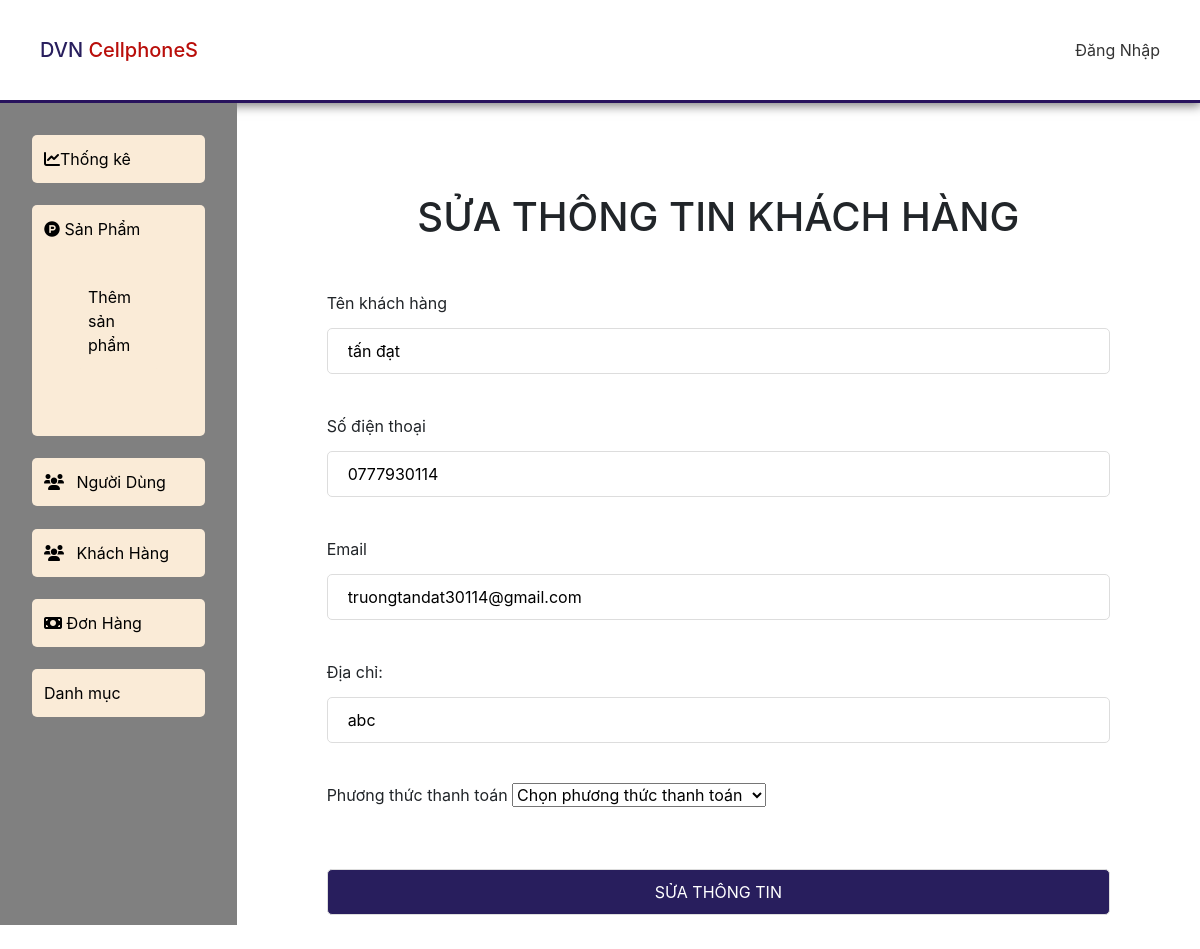
The app's page /DVNCellPhoneS/admin_edit_customer.php?pagelayout=edit&&id=1? with its own data.
### tables this page shows
CREATE TABLE `customer` (
  `customerID` int(11) NOT NULL,
  `customerName` varchar(255) NOT NULL,
  `customerPhone` varchar(255) NOT NULL,
  `customerAddress` varchar(255) NOT NULL,
  `customerEmail` varchar(255) NOT NULL,
  `accountID` int(11) NOT NULL,
  `customerThanhToan` int(11) NOT NULL
);

### DVNCellPhoneS/admin_edit_customer.php (the view, shortened to what this page needs)
<?php
    include('db/connect.php');
    include('include/useradmin.php');
?>
<?php
    if(isset($_GET['id'])){
        $id = $_GET['id'];
    }
    $query = "SELECT * FROM customer WHERE customerID = '$id'";
    $result = mysqli_query($con,$query);
    $rows = mysqli_fetch_assoc($result);
?>
<!DOCTYPE html>
<html lang="en">
<head>
    <link rel="stylesheet" href="https://cdnjs.cloudflare.com/ajax/libs/font-awesome/6.0.0-beta2/css/all.min.css"
 />
    <link rel="stylesheet" href="css/ad.css">
    <link rel="stylesheet" href="https://maxcdn.bootstrapcdn.com/bootstrap/4.4.1/css/bootstrap.min.css">
    <link rel="stylesheet" href="css/admin.css">
</head>
<body>
    <div class="wrapper">
    <header class="header">
      <div class="container">
        <div class="logo">
            <h2>
                <span style="color: #281E5D;">DVN</span>
               <span style="color: #B90E0A;">CellphoneS</span>
            </h2>
        </div>
        <?php
            if(isset($user['username'])){
        ?>
        <div class="accout" id="log-and-reg">
          <a href="" class="login"><i class="ti-user"> </i>Xin chào <?php echo $user['username'] ?></a>
          <a onclick="return confirm('Bạn có chắc muốn đăng xuất?');" href="logout.php">Đăng xuất</a>
        </div>
        <?php
            }
            else{
        ?>
                <a href="login.php" class="login"><i class="ti-user"> </i>Đăng Nhập</a>
        <?php
            }
        ?>
      </div>
</header>
<div class="flex">
    <div class="admin-left">
        <ul>
            <li><a href="admin.php"><i class="fa-solid fa-chart-line"></i>Thống kê</a></li>
            <li><a href="admin_product.php"><i class="fa-brands fa-product-hunt"></i> Sản Phẩm</a>
                <ul>
                    <li><a href="admin_add_product.php">Thêm sản phẩm</a></li>
                </ul>
            </li>
            <li><a href="admin_account.php"><i class="fa-solid fa-users w-5 mr-2"></i> Người Dùng</a></li>
            <li><a href="admin_customer.php"><i class="fa-solid fa-users w-5 mr-2"></i> Khách Hàng</a></li>
            <li><a href="admin_bill.php"><i class="fa-solid fa-money-bill"></i> Đơn Hàng</a></li>
            <li><a href="admin_category.php">Danh mục</a></li>
        </ul>
    </div>
    <div class="content-product-function">
        <div class="add-product">
                    <h1>SỬA THÔNG TIN KHÁCH HÀNG</h1>
                <form action="" method="POST">
                <label for="fullname">Tên khách hàng</label>
                <input type="text" name="fullname" value="<?php echo $rows['customerName'] ?>">
                <label for="phone">Số điện thoại</label>
                <input type="text" name="phone" value = "<?php echo $rows['customerPhone']?>">
                <label for="email">Email</label>
                <input type="text" name="email" value = "<?php echo $rows['customerEmail']?>">
                <label for="address">Địa chỉ:</label>
                <input type="text" name="address" value = "<?php echo $rows['customerAddress']?>">
                <label for="thanhtoan">Phương thức thanh toán</label>
                <select name="thanhtoan" id="thanhtoan">
                    <option value="" selected>Chọn phương thức thanh toán</option>
                </select>
                <button  type="submit" name="editCustomer">SỬA THÔNG TIN</button>
                </form>
        </div>
    </div>
</div>
<br>
</div>
</body>
</html>

### DVNCellPhoneS/css/ad.css (style rules this page uses)
article, aside, details, figcaption, figure, footer, header, hgroup, menu, nav, section { display: block; }
body { line-height: 1; }
ol, ul { list-style: none; }
html { --red-header-cl: #f73838; --blue-main-cl: #28135d; --red-hover-cl: rgb(185, 14, 10); --time-trans-hover: 0.3s; }
body { width: 100%; margin: 0px; padding: 0px; box-sizing: border-box; }
.container { width: 100%; height: auto; margin: 0 auto; padding-left: 15px; padding-right: 15px; position: relative; }
.header { border-bottom: solid var(--blue-main-cl); -webkit-box-shadow: 0px 12px 16px -15px rgba(0, 0, 0, 0.2); -moz-box-shadow: 0px 12px 16px -15px rgba(0, 0, 0, 0.2); box-shadow: 0px 12px 16px -15px rgba(0, 0, 0, 0.2); }
.header .container { display: flex; align-items: center; justify-content: space-between; padding: 5px 10px; height: 100px; }

### DVNCellPhoneS/css/admin.css (style rules this page uses)
* { padding: 0; margin: 0; box-sizing: border-box; }
a { color:#333; text-decoration: none; }
.wrapper { width:100%; height: auto; }
.header { width: 100%; height: auto; box-shadow: 0 2px 10px 1px rgb(0 0 0 / 50%); }
.logo h2 { margin: 0; font-size: 20px; padding-right: 0; }
.logo h2 span { padding: 0; }
.content-product-function { width: 35%; height: auto; }
.content-product-function { padding: 40px 40px 0px; }
.add-product { width: 100%; height: auto; background-color: #fff; padding: 30px 50px 10px; overflow-x: auto; }
.add-product h1 { text-align: center; width: 100%; margin: 20px 0px; }
.add-product label { margin-top: 30px; }
.add-product input { width: 100%; margin-top: 5px; padding: 10px 20px; border: 1px solid #ddd; border-radius: 5px; }
.add-product button { width: 100%; margin-top: 20px; padding: 10px 20px; border: 1px solid #ddd; border-radius: 5px; background-color: #281e5d; color: white; cursor: pointer; }
.flex { display: flex; }
.admin-left { width: 30%; background: grey; height: auto; }
.admin-left ul { padding: 2rem; }
.admin-left ul li { margin-bottom: 1.4rem; background: antiquewhite; padding: 0.75rem; border-radius: 5px; }

### DVNCellPhoneS/admin_edit_customer.php (style rules this page uses)
.admin-left a { text-decoration: none; color: black; }
.content-product-function { width: 100%; height: auto; }
.flex { display: flex; }
.admin-left { width: 25%; background: grey; height: auto; }
.admin-left ul { padding: 2rem; }
.admin-left ul li { margin-bottom: 1.4rem; background: antiquewhite; padding: 0.75rem; border-radius: 5px; }

### records on screen
customer: fullname "tấn đạt", phone "0777930114", email "truongtandat30114@gmail.com", address "abc"
